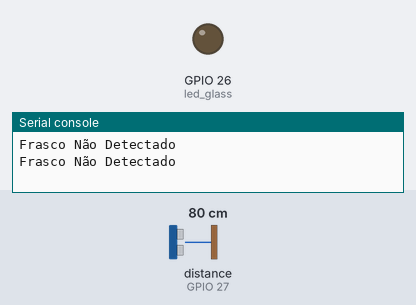
This program was run on a simulated ESP32 board running MicroPython. Shown: output pins drawn as LEDs (lit = HIGH), the last lines printed to the serial console. The test bench sets the inputs (shaded band); at power-on: distance to the obstacle (sensor on GPIO 27) 80 cm. The echo pulse lasts 58.3 µs per cm; pins used as bus, display or sensor lines are not drawn.

Above: at 1.2 s.
1.3 s: distance to the obstacle (sensor on GPIO 27) set to 12 cm
3.2 s: distance to the obstacle (sensor on GPIO 27) set to 9 cm
At 4.9 s:
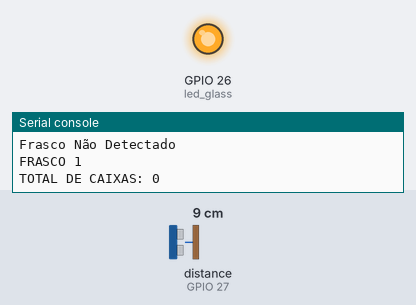
5.5 s: distance to the obstacle (sensor on GPIO 27) set to 18 cm
At 6.5 s:
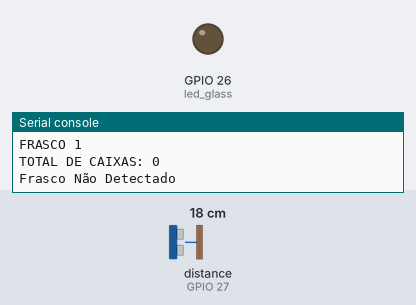
7.5 s: distance to the obstacle (sensor on GPIO 27) set to 2 cm
At 9.3 s:
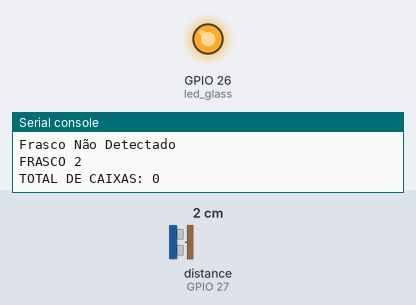
Timing chart, 0 to 10.5 s (numbered marks = the images above; inputs shaded):
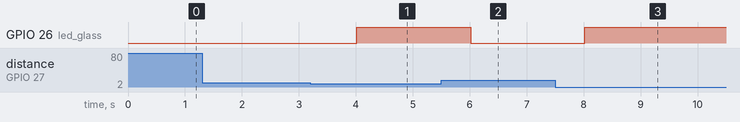

The program:

alpha.py
```python
from machine import Pin, time_pulse_us
import time

# --- Configuração dos Pinos ---
# Pinos do sensor ultrassônico HC-SR04
PINO_TRIG = 25
CONTADOR = 0
CAIXAS = 0
PINO_ECHO = 27

# Pino do LED vermelho
# Escolha um pino GPIO digital disponível, por exemplo, o 26.
# Verifique o diagrama de pinos do seu ESP32 no simulador ou datasheet.
PINO_LED_INTRUSO = 26

# Crie os objetos Pin com a configuração correta
trig = Pin(PINO_TRIG, Pin.OUT)
echo = Pin(PINO_ECHO, Pin.IN)
led_glass = Pin(PINO_LED_INTRUSO, Pin.OUT)

# --- Função de Medição de Distância (sem alterações) ---
def obter_distancia():
    """
    Mede a distância em centímetros usando o sensor HC-SR04.
    """
    trig.value(0)
    time.sleep_us(2)

    trig.value(1)
    time.sleep_us(10)
    trig.value(0)

    duracao = time_pulse_us(echo, 1, 10000)
    distancia = (duracao / 2) * 0.0343
    return distancia

# --- Loop Principal de Ação ---
while True:
    dist = obter_distancia()


    # --- Ação de Atuação: Controle do LED ---
    if dist <= 10:
        CONTADOR+=1
        print("FRASCO",CONTADOR)
        if CONTADOR % 10 == 0:
            CAIXAS+=1

        print("TOTAL DE CAIXAS:", CAIXAS)


        led_glass.value(1)  # Acende o LED (sinal HIGH)
        time.sleep(1)
    else:

        print("Frasco Não Detectado")
        led_glass.value(0)  # Apaga o LED (sinal LOW)

    time.sleep(1)
```

Measured:
- the behaviour switches between 11 and 10 cm on distance to the obstacle (sensor on GPIO 27) (found by bisection; images 0 and 1)
- after the input at 3.2 s, GPIO 26 (led_glass): LOW → HIGH after 0.82 s
- after the input at 5.5 s, GPIO 26 (led_glass): HIGH → LOW after 0.52 s
- after the input at 7.5 s, GPIO 26 (led_glass): LOW → HIGH after 0.52 s
